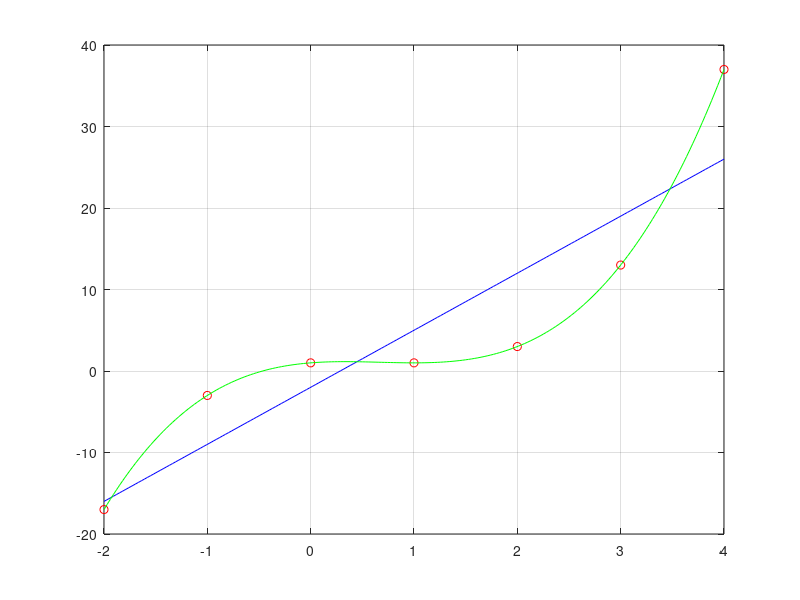

MATLAB code for this plot:
%=====================================================================
% PROBLEMA 3.4
% Matematica computacional para telecomunicaciones.
% Un enfoque practico con Octave y Matlab.
% Irene Gomez Bueno y Pablo Guerrero Garcia.
%
% Ejecutar desde esta carpeta tras haber ejecutado iniciar.m en la raiz
% del repositorio.
%=====================================================================

disp('--------------------------------------------')
disp('PROBLEMA 3.4')
disp('--------------------------------------------')

%Datos
x=[-2 -1 0 1 2 3 4];
y=[-17 -3 1 1 3 13 37];
N=length(x);

disp('Apartado a) Ajuste lineal')

p=polyfit(x,y,1);
b=p(1)
a=p(2)

mX=mean(x);
mY=mean(y);
vX=sum(x.^2)/N-mX^2;
vY=sum(y.^2)/N-mY^2;

covar=sum(x.*y)/N-mX*mY;
r=covar/sqrt(vX*vY);
Vr=(1-r^2)*vY;

SSE=N*Vr
R2=r^2

disp('--------------------------------------------')
disp('Apartado b) Representacion')
disp('--------------------------------------------')

xx=linspace(min(x),max(x),200);
yy=polyval(p,xx);

plot(x,y,'ro',xx,yy,'b-'), grid on;
hold on;

disp('--------------------------------------------')
disp('Apartado c) Ajuste cubico')
disp('--------------------------------------------')

p3=polyfit(x,y,3)

ye=polyval(p3,x);
e=y-ye;

SSE3=sum(e.^2)
Ve=var(e,1);
R2_3=1-Ve/vY

yy3=polyval(p3,xx);
plot(xx,yy3,'g-');
hold off;

disp('Comparacion:')
if (SSE3<SSE) && (R2_3>R2)
    disp('El ajuste cubico es mejor')
else
    disp('El ajuste lineal es mejor')
end
